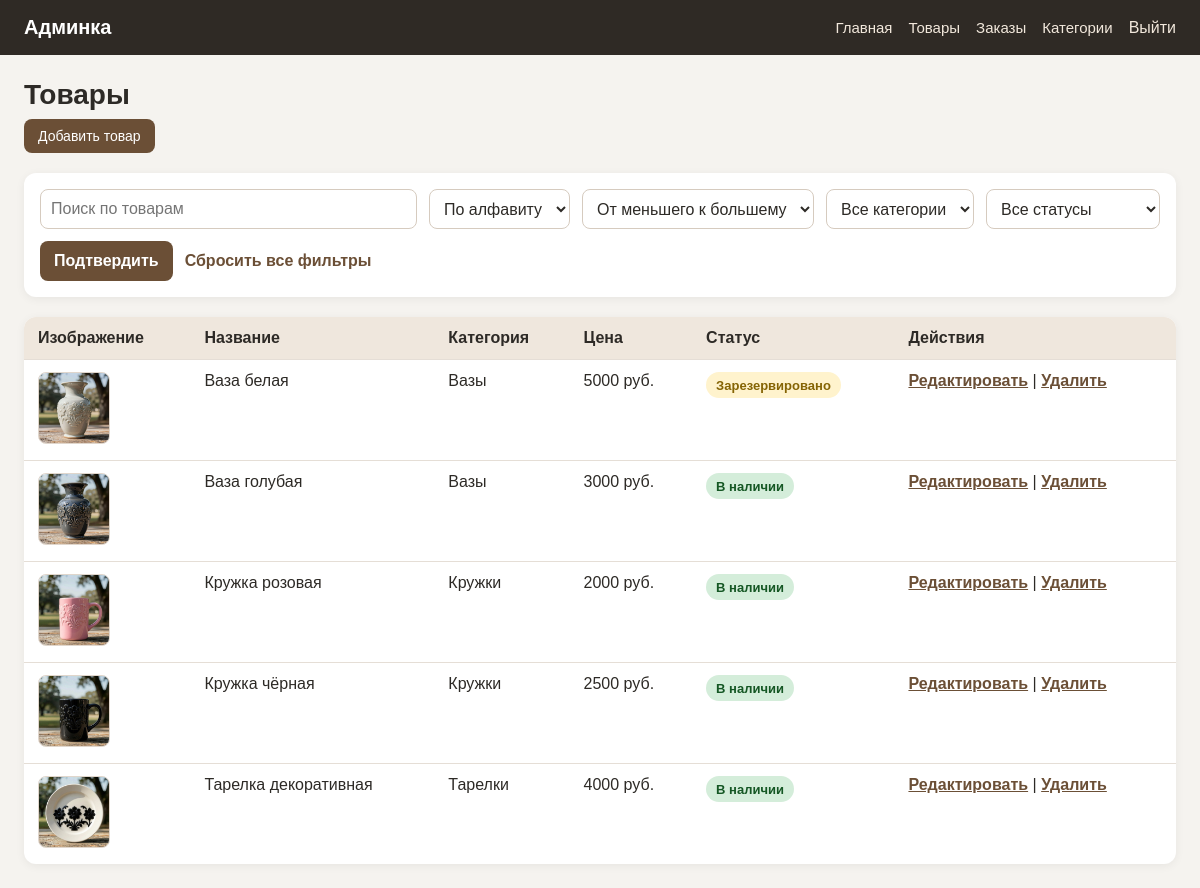
Screenshot of /admin/products (signed in) with the database file from the repository.
### tables this page shows
CREATE TABLE products (
    id TEXT PRIMARY KEY,
    name TEXT NOT NULL,
    description TEXT,
    price INTEGER NOT NULL,
    status TEXT NOT NULL DEFAULT 'available',
    img TEXT,
    category_id INTEGER,
    FOREIGN KEY (category_id) REFERENCES categories(id)
    );

CREATE TABLE categories (
    id INTEGER PRIMARY KEY AUTOINCREMENT,
    name TEXT NOT NULL UNIQUE,
    slug TEXT NOT NULL UNIQUE,
    description TEXT
    );

### routes/admin.py (the view)
@admin_bp.route("/admin/products")
def admin_products():
    category_slug = request.args.get('category')
    sort_by = request.args.get('sort_by', 'name')
    order = request.args.get('order', 'ASC').upper()
    search_query = request.args.get('q', '').strip()
    status = request.args.get('status', '').strip().lower()
    categories = get_all_categories()
    current_category = None
    if category_slug:
        current_category = get_category_by_slug(category_slug)
        if not current_category:
            flash('Категория не найдена', 'error')
            return redirect(url_for('admin.admin_products'))
    if status and status not in PRODUCT_STATUSES:
        flash('Некорректный статус товара', 'error')
        return redirect(url_for('admin.admin_products'))
    products = get_all_products(category_slug=category_slug,
                                sort_by=sort_by,
                                order=order,
                                search_query=search_query,
                                status=status,
                                include_hidden=True)
    return render_template("admin/products.html",
                           products=products,
                           categories=categories,
                           category_slug=category_slug,
                           current_category=current_category,
                           current_sort=sort_by,
                           current_order=order,
                           current_status=status,
                           search_query=search_query,
                           product_statuses=PRODUCT_STATUSES)

### app.py (called while the page is built, shortened)
@app.before_request
def protect_from_csrf():
    if request.method != "POST":
        return

@app.context_processor
def inject_cart_count():
    return {"cart_count": get_cart_count(session)}

@app.context_processor
def inject_csrf_token():
    return {"csrf_token": get_csrf_token}

### db.py (called while the page is built)
def get_db_connection():
    conn = sqlite3.connect("shop.db")
    conn.row_factory = sqlite3.Row
    return conn

def get_all_categories():
    conn = get_db_connection()
    categories = conn.execute("SELECT * FROM categories ORDER BY name").fetchall()
    conn.close()
    return categories

### routes/admin.py (called while the page is built)
@admin_bp.before_request
def require_admin_login():
    allowed_endpoints = {
        'admin.login'
    }
    if request.endpoint in allowed_endpoints:
        return
    if session.get('is_admin'):
        return
    flash('Сначала войдите в админку', 'error')
    return redirect(url_for('admin.login'))

### services/cart_service.py (called while the page is built)
def get_cart(session):
    return session.get("cart", {})

def get_cart_count(session):
    cart = get_cart(session)
    return sum(cart.values())

### services/csrf_service.py (called while the page is built)
def get_csrf_token():
    if "csrf_token" not in session:
        session["csrf_token"] = secrets.token_urlsafe(32)
    return session["csrf_token"]

### templates/admin/products.html (shortened to what this page needs)
{% extends "admin/base.html" %}
{% block content %}
<h1 class="admin-page-title">Товары</h1>
<div class="admin-actions">
    <a href="{{ url_for('admin.new_product') }}" class="admin-button">
        Добавить товар
    </a>
</div>
<form action="{{ url_for('admin.admin_products') }}" method="get" class='admin-filters'>
    <input type="text" name="q" value="{{ search_query }}" placeholder="Поиск по товарам" class="admin-search-input">
    <select name="sort_by" id="sort_by">
        <option value="name" {% if current_sort == 'name'%}selected{% endif %}>По алфавиту</option>
    </select>
    <select name="order" id="order">
        <option value="ASC" {% if current_order == 'ASC'%}selected{% endif %}>От меньшего к большему</option>
    </select>
    <select name="category" id="category">
        <option value="">Все категории</option>
    </select>
	<select name="status" id="status">
		<option value="">Все статусы</option>
	</select>
    <button type="submit">Подтвердить</button>
	<a href="{{ url_for('admin.admin_products')}}" class="admin-reset-link">Сбросить все фильтры</a>
</form>
{% if products %}
    <div class="admin-table-wrapper">
        <table class="admin-table">
            <tr>
                <th>Изображение</th>
                <th>Название</th>
                <th>Категория</th>
                <th>Цена</th>
                <th>Статус</th>
                <th>Действия</th>
            </tr>
            {% for product in products %}
            <tr>
                <td>
                    {% if product.img %}
                        <img src="{{ product.img }}" alt="{{ product.name }}" class="admin-product-thumb">
                    {% else %}
                        <span class="admin-muted">Нет фото</span>
                    {% endif %}
                </td>
                <td>{{ product.name }}</td>
                <td>{{ product.category_name if product.category_name else '—' }}</td>
                <td>{{ product.price }} руб.</td>
                <td>
                    <span class="product-status product-status-{{product.status}}">
                        {{ product_statuses.get(product.status, product.status) }}
                    </span>
                </td>
                <td>
                    <a href="{{ url_for('admin.edit_product', product_id=product.id) }}">Редактировать</a>
                    |
                    <form action="{{url_for('admin.delete_product_route', product_id=product.id)}}" method="post" class="admin-inline-form" onsubmit="return confirm('Удалить товар?')">
                        <button type="submit" class="admin-link-button">Удалить</button>
                    </form>
                </td>
            </tr>
            {% endfor %}
        </table>
    </div>
{% endif %}
{% endblock %}

### static/css/admin.css (style rules this page uses)
* { box-sizing: border-box; }
.admin-body { margin: 0; font-family: Arial, sans-serif; background: #f5f3ef; color: #2d2a26; }
.admin-page-title { margin: 0 0 20px; font-size: 28px; }
.admin-actions { margin-bottom: 20px; }
.admin-filters { display: flex; align-items: center; flex-wrap: wrap; gap: 12px; background: #fff; padding: 16px; margin-bottom: 20px; border-radius: 12px; box-shadow: 0 2px 10px rgba(0,0,0,0.06); }
.admin-filters input, .admin-filters select { height: 40px; padding: 8px 10px; border: 1px solid #d6cbbf; border-radius: 8px; background: #fff; color: #2d2a26; font: inherit; }
.admin-search-input { min-width: 260px; flex: 1; }
.admin-filters button { height: 40px; padding: 0 14px; border: none; border-radius: 8px; background: #6b4f36; color: #fff; font: inherit; font-weight: 600; cursor: pointer; transition: background 0.15s ease, transform 0.1s ease; }
.admin-reset-link { color: #6b4f36; font-weight: 600; text-decoration: none; white-space: nowrap; }
.admin-table-wrapper { overflow-x: auto; background: #fff; border-radius: 12px; box-shadow: 0 2px 10px rgba(0,0,0,0.06); }
.admin-table { width: 100%; border-collapse: collapse; }
.admin-table th, .admin-table td { padding: 12px 14px; border-bottom: 1px solid #e5ded6; text-align: left; vertical-align: top; }
.admin-table th { background: #efe7dd; font-weight: 700; }
.admin-table tr:last-child td { border-bottom: none; }
.admin-table a { color: #6b4f36; font-weight: 600; }
.admin-button { display: inline-block; padding: 9px 14px; border-radius: 8px; border: none; background: #6b4f36; color: #fff; text-decoration: none; cursor: pointer; font-size: 14px; }
.admin-product-thumb { width: 72px; height: 72px; object-fit: cover; border-radius: 8px; border: 1px solid #e0d6cc; }
.admin-inline-form { display: inline; }
.admin-link-button { border: none; background: none; padding: 0; color: #6b4f36; font: inherit; font-weight: 600; cursor: pointer; text-decoration: underline; }
.admin-page-title { margin-bottom: 8px; }
.product-status { display: inline-flex; align-items: center; justify-content: center; min-height: 26px; padding: 4px 10px; border-radius: 999px; font-size: 13px; font-weight: 700; white-space: nowrap; }
.product-status-available { background: #d4edda; color: #155724; }
.product-status-reserved { background: #fff3cd; color: #856404; }

### rows the page displays
products: img (picture), name "Ваза белая", name "Вазы", price "5000", get "Зарезервировано"
products: img (picture), name "Ваза голубая", name "Вазы", price "3000", get "В наличии"
products: img (picture), name "Кружка розовая", name "Кружки", price "2000", get "В наличии"
products: img (picture), name "Кружка чёрная", name "Кружки", price "2500", get "В наличии"
products: img (picture), name "Тарелка декоративная", name "Тарелки", price "4000", get "В наличии"
